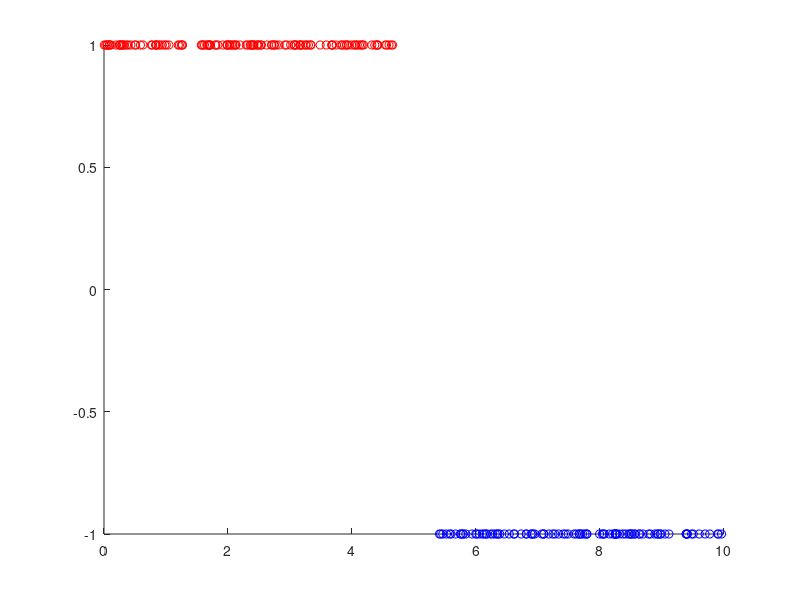

This chart was generated by the following MATLAB code: (Note: this script raises an error after producing the figure.)
close all;
clear;
clc;

m = 130;
n = 100;
x = zeros(m+n,1);
y = [ones(1, m),-ones(1,n)];

% 要画的直线大概 3(x1)  - 15
ind_i = 1;
ind_j = 1;
while ind_i <= m || ind_j <= n
	x1 = rand(1)*10;
	target = 3* x1 -15;
	if target <-1 && ind_i <= m
		x(ind_i,1) = x1;
		ind_i = ind_i + 1;
	end	
	if target > 1 && ind_j <= n
		x(m + ind_j, 1) = x1;
		ind_j = ind_j + 1;
	end	
end

h = scatter(x(1:m, 1), ones(1, m),'r')
hold on
h = scatter(x(m+1:m+n, 1), -ones(1,n), 'b')

[w,b] = perceptron(x, y, 1);
w
b
xlim = linspace(1,10,50);

plot(xlim, w*xlim+b)
